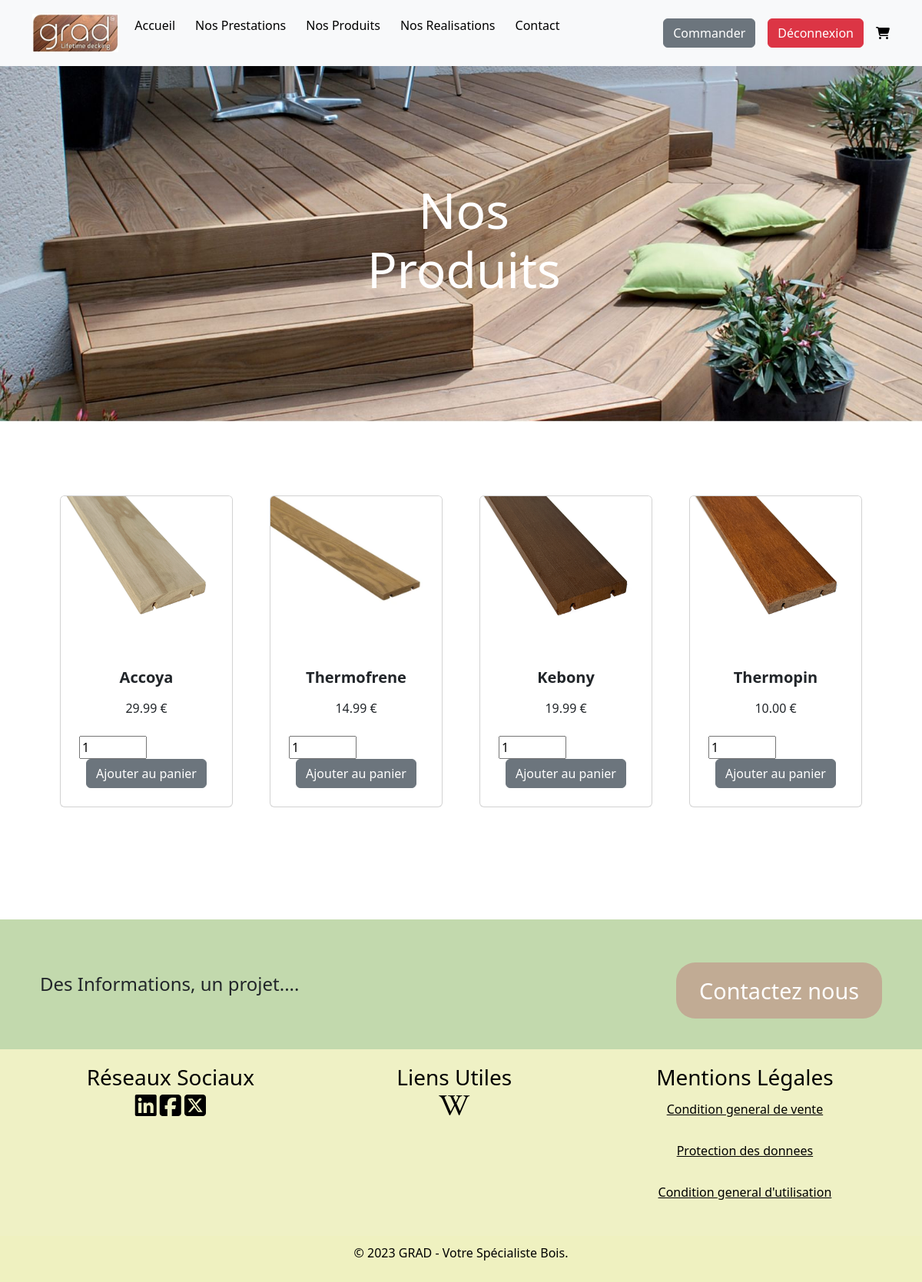
/Grad/html/commande.php (signed in), run on the app's committed database.
### tables this page shows
CREATE TABLE `produits` (
  `id` int(11) NOT NULL AUTO_INCREMENT,
  `nom` varchar(200) NOT NULL,
  `desc` text NOT NULL,
  `prix` decimal(7,2) NOT NULL,
  `quantite` int(11) NOT NULL,
  `img` text NOT NULL,
  PRIMARY KEY (`id`)
);

### Grad/html/commande.php (the view, shortened to what this page needs)
<!DOCTYPE html>
<html lang="fr">
<head>
    <link href="https://cdn.jsdelivr.net/npm/bootstrap@5.3.2/dist/css/bootstrap.min.css" rel="stylesheet">
    <link rel="stylesheet" href="../css/style.css">
</head>
<body>
<?php
function pdo_connect_mysql()
{
    $HOST = 'localhost';
    $USER = 'mysql';
    $PASS = 'mysql';
    $NAME = 'grad';
    try {
        return new PDO('mysql:host=' . $HOST . ';dbname=' . $NAME . ';charset=utf8', $USER, $PASS);
    } catch (PDOException $exception) {
        exit('Failed to connect to database!');
    }
}
?>
<?php include 'nav.php'; $pdo = pdo_connect_mysql();
$stmt = $pdo->prepare('SELECT * FROM produits');
$stmt->execute();
$recently_added_products = $stmt->fetchAll(PDO::FETCH_ASSOC);
?>
<div class="container-fluid p-0 position-relative">
    <img src="../Ressources/entete01.jpg" class="img-fluid w-100" alt="Bienvenue chez Grad">
    <div class="center-text text-center text-white">
        <h1 class="display-3">Nos Produits</h1>
    </div>
</div>
<section class="py-5">
    <div class="container px-4 px-lg-5 mt-5">
        <div class="row gx-4 gx-lg-5 row-cols-2 row-cols-md-3 row-cols-xl-4 justify-content-center">
            <?php foreach ($recently_added_products as $produits): ?>
            <div class="col mb-5">
                <div class="card h-100">
                    <img class="card-img-top" src="../img/<?=$produits['img']?>" width="200" height="200"/>
                    <div class="card-body p-4">
                        <div class="text-center">
                            <h5 class="fw-bolder"><?=$produits['nom']?></h5>
                            <?=$produits['prix']?> &euro;
                        </div>
                    </div>
                    <div class="card-footer p-4 pt-0 border-top-0 bg-transparent">
                        <form action="panier.php?page=cart" method="post">
                            <input type="number" name="quantite" value="1" min="1" max="<?=$produits['quantite']?>" placeholder="Quantity" required>
                            <br>
                            <div class="text-center"><input class="btn btn-secondary text-white mt-auto" type="submit" value="Ajouter au panier"></div>
                    </div>
                </div>
            </div>
            <?php endforeach; ?>
                </div>
            </div>
</section>
<?php include 'footer.php'?>
</body>
</html>

### Grad/css/style.css (style rules this page uses)
* { box-sizing: border-box; list-style: none; }
body { margin: 0px; font-family: 'segoe ui', serif; }
h1 { margin-left: 2%; text-align: center; }

### Grad/html/commande.php (style rules this page uses)
.center-text { position: absolute; top: 50%; left: 50%; transform: translate(-50%, -50%); }

### data on the page
produits: img (picture), nom "Accoya", prix "29.99"
produits: img (picture), nom "Thermofrene", prix "14.99"
produits: img (picture), nom "Kebony", prix "19.99"
produits: img (picture), nom "Thermopin", prix "10.00"
